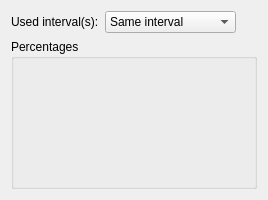
<?xml version="1.0" encoding="UTF-8"?>
<ui version="4.0">
 <class>PercentageWidget</class>
 <widget class="QWidget" name="PercentageWidget">
  <property name="geometry">
   <rect>
    <x>0</x>
    <y>0</y>
    <width>268</width>
    <height>200</height>
   </rect>
  </property>
  <property name="minimumSize">
   <size>
    <width>250</width>
    <height>200</height>
   </size>
  </property>
  <property name="windowTitle">
   <string>Target Composition and Recoil Atom Distribution</string>
  </property>
  <property name="styleSheet">
   <string notr="true"/>
  </property>
  <layout class="QVBoxLayout" name="verticalLayout_2">
   <item>
    <layout class="QHBoxLayout" name="horizontalLayout">
     <item>
      <widget class="QLabel" name="label">
       <property name="text">
        <string>Used interval(s):</string>
       </property>
      </widget>
     </item>
     <item>
      <widget class="QComboBox" name="comboBox">
       <item>
        <property name="text">
         <string>Same interval</string>
        </property>
       </item>
       <item>
        <property name="text">
         <string>Individual intervals</string>
        </property>
       </item>
      </widget>
     </item>
     <item>
      <spacer name="horizontalSpacer">
       <property name="orientation">
        <enum>Qt::Horizontal</enum>
       </property>
       <property name="sizeHint" stdset="0">
        <size>
         <width>40</width>
         <height>20</height>
        </size>
       </property>
      </spacer>
     </item>
    </layout>
   </item>
   <item>
    <widget class="QGroupBox" name="groupBox">
     <property name="title">
      <string>Percentages</string>
     </property>
    </widget>
   </item>
  </layout>
 </widget>
 <layoutdefault spacing="6" margin="11"/>
 <resources/>
 <connections/>
</ui>
